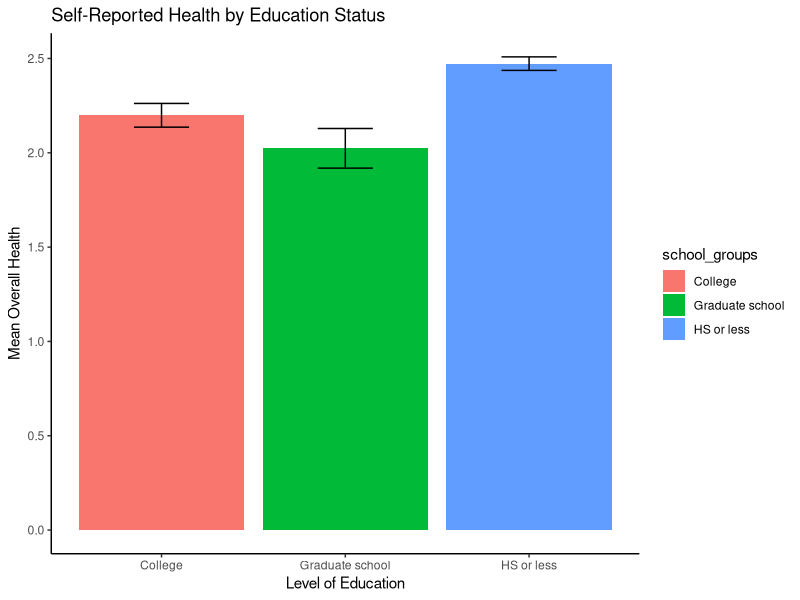
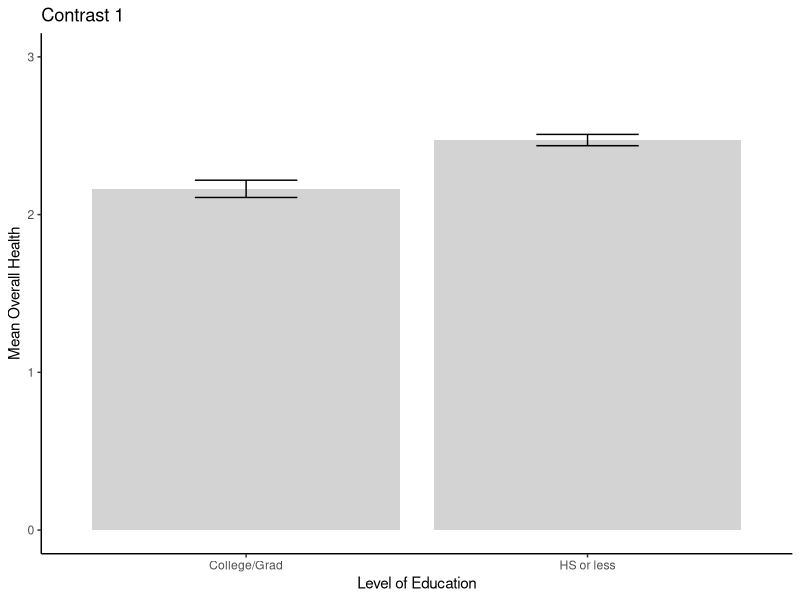
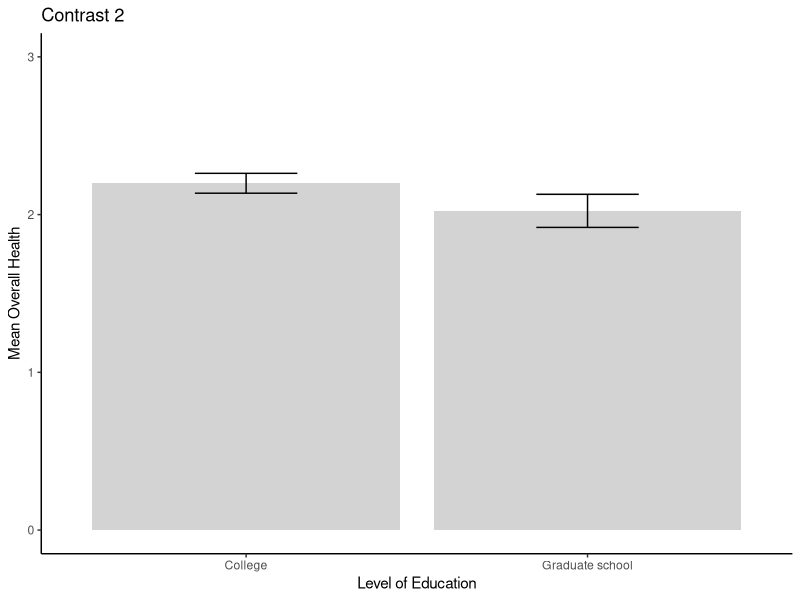
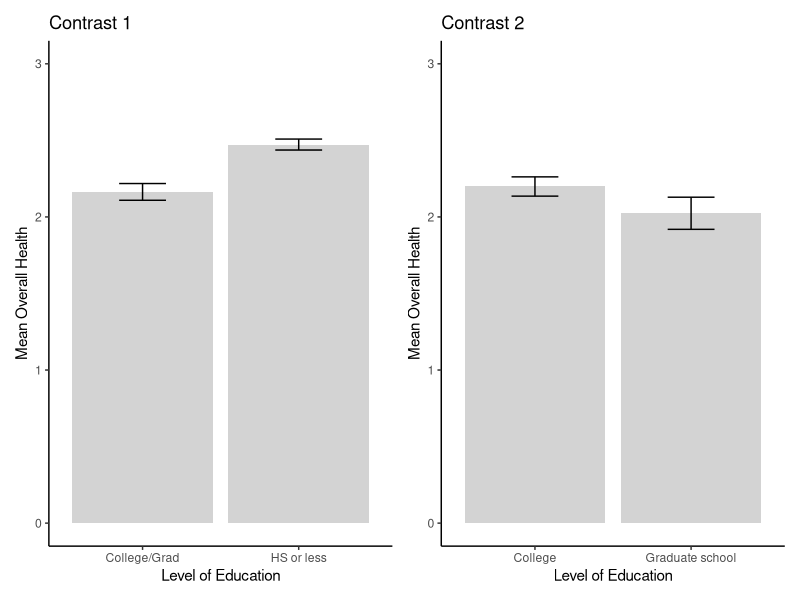
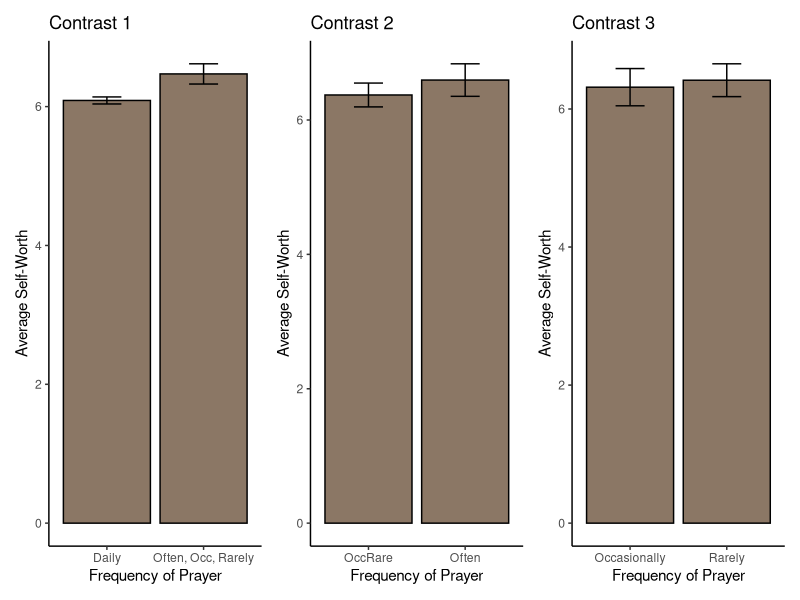
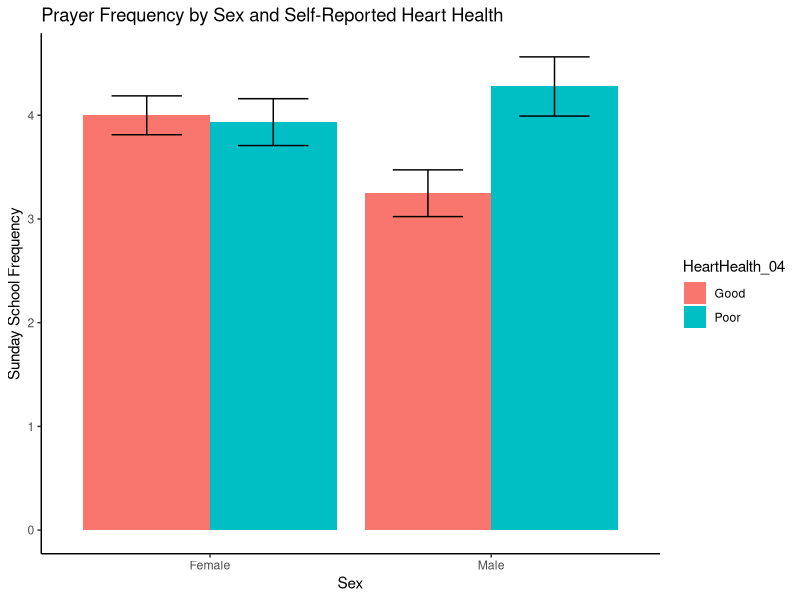
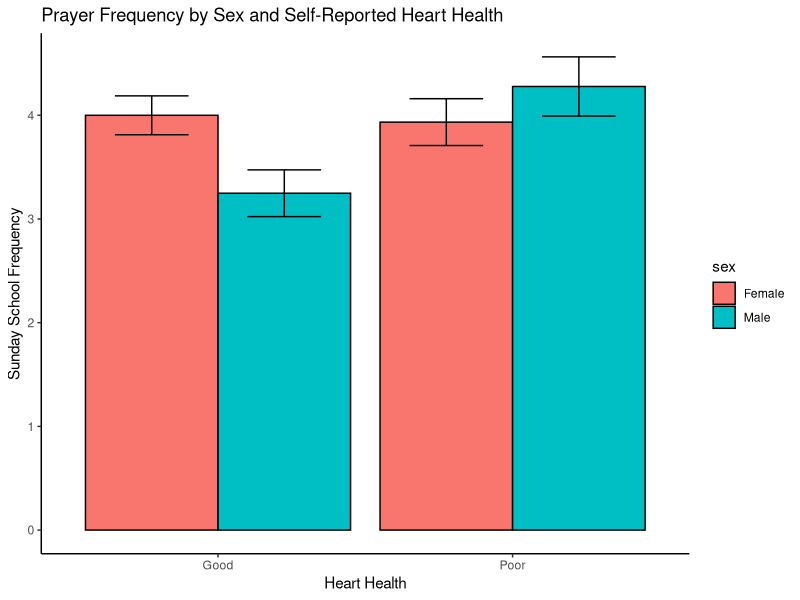
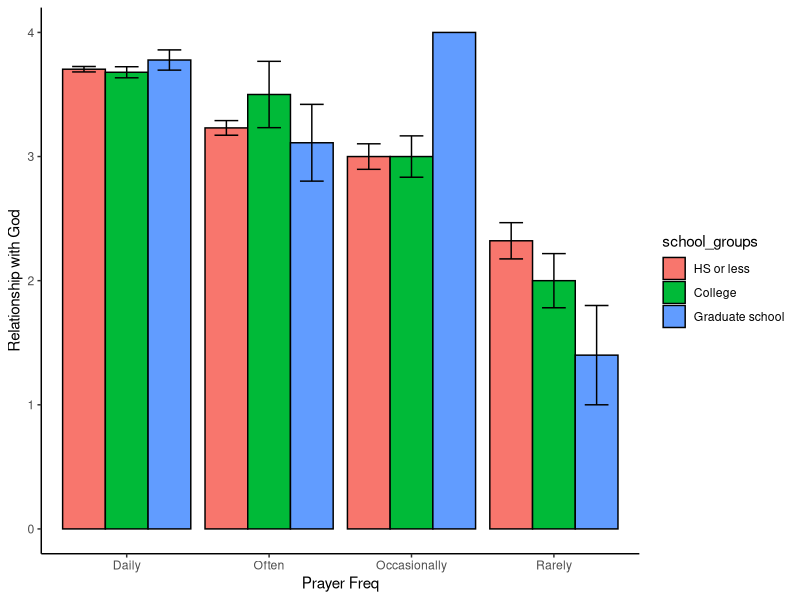

Generate these figures, in order, with R:
## ---- chunk 1
# # Install the following packages if you do not already have them installed:
# install.packages("ggplot2")
# install.packages("dplyr")
# install.packages("car")
# install.packages("patchwork")
## ---- chunk 2
# Once installed, load the packages:

# for plotting
library(ggplot2)
# for combining plots
library(patchwork)
# for manipulating data
library(dplyr)
## ---- chunk 3
lab_data_full <- read.csv("age_religion_health.csv") 

# Let's just keep a few of the columsn from the dataset
lab_data <-
  lab_data_full %>% 
  dplyr::select(Overallhealth_04, school, Pray_04, HeartHealth_04, 
         Depression_04, sex, SundaySchool_04, RespitoryHealth_04, SelfWorth_04, RelationshipGod_04) %>%
  na.omit()
  
head(lab_data) # Lets look at the data
## ---- chunk 4

lab_data = lab_data %>%
  mutate("school_groups" = case_when( # create a new col called school_groups, and its values are based on the case_when() function
  school <= 12 ~ "HS or less",
  school > 16 ~ "Graduate school",
  school > 12 & school <= 16 ~ "College"
  ))

head(lab_data %>% dplyr::select(school, school_groups))

## ---- chunk 5
# To create a 4-level grouping variable for frequency of praying:

lab_data = lab_data %>%
  mutate("pray_groups" = case_when(
      Pray_04 >=  7 ~ "Daily",
  Pray_04 >= 5 & Pray_04 < 7 ~ "Often",
  Pray_04 >= 3 & Pray_04 < 5 ~ "Occasionally",
  Pray_04 < 3 ~ "Rarely"
  ))

head(lab_data %>% dplyr::select(Pray_04, pray_groups))

## ---- chunk 6
# Is there an effect of school_groups (High School or Less, College, Graduate School) on Overallhealth_04?
analysis1 <- aov(Overallhealth_04 ~ school_groups, data = lab_data)

summary(analysis1)
## ---- chunk 7
# To create a separate data frame with the means and SE:
graph_data = 
  lab_data %>% 
  group_by(school_groups) %>%
  summarise(mean = mean(Overallhealth_04),
            sd = sd(Overallhealth_04),
            N = n(),
            se = sd / sqrt(N))

# To create the graph:
ggplot(data = graph_data, 
       aes(x = school_groups, y = mean)) + 
  geom_col(aes(fill = school_groups)) + 
  geom_errorbar(width = .3, 
                aes(ymin = mean - se, 
                    ymax = mean + se)) + 
  theme_classic() + 
  labs(y = "Mean Overall Health", 
       x = "Level of Education", 
       title = "Self-Reported Health by Education Status")
## ---- chunk 8
# right now, school_grups is a characters
class(lab_data$school_groups)
## ---- chunk 9
# the levels() function tells us the unique categories
# in a categorical variable, but it only works for factors
levels(lab_data$school_groups)
## ---- chunk 10
lab_data$school_groups <- factor(lab_data$school_groups)
class(lab_data$school_groups)
levels(lab_data$school_groups)
## ---- chunk 11
contrasts1 <- cbind(
  c1 = c(1, -0.5, -0.5),
  c2 = c(0,    1,   -1)
)
## ---- chunk 12
levels(lab_data$school_groups)
## ---- chunk 13
lab_data$school_groups = factor(lab_data$school_groups,
                                levels = c("HS or less",
                                           "College",
                                           "Graduate school"))

levels(lab_data$school_groups) # now this matches what we wanted to do
## ---- chunk 14
contrasts(lab_data$school_groups) <- contrasts1
## ---- chunk 15
analysis2 <- aov(Overallhealth_04 ~ school_groups, data = lab_data)
summary(analysis2)
## ---- chunk 16
# note that school_groups is the same name
# as the variable in our ANOVA
split_list <- list(
  school_groups = list("HS vs College/Grad" = 1, "College vs. Grad" = 2)
  )

# reminder: this is how we defined our contrast matrix!
# contrasts1 <- cbind(
#   c1 = c(1, -0.5, -0.5),
#   c2 = c(0,    1,   -1)
# )
## ---- chunk 17
summary.aov(analysis2, split = split_list)
## ---- chunk 18
# make two groups

lab_data = lab_data %>% mutate(
  "hs_vs_rest" = case_when(
  school_groups != "HS or less" ~ "College/Grad",
  TRUE ~ as.character(school_groups)
))

# Here, the TRUE just means that whichever rows don't meet any of the conditions in 
# case_when() get assigned this value
## ---- chunk 19
graph_data <- 
  lab_data |>
  group_by(hs_vs_rest) |>
  summarise(mean = mean(Overallhealth_04),
            sd = sd(Overallhealth_04),
            N = n(),
            se = sd / sqrt(N))



g1 <-
  ggplot(data = graph_data, aes(x = hs_vs_rest, y = mean)) + 
  geom_col(fill = "lightgray") + 
  geom_errorbar(width = .3, 
                aes(ymin = mean - se, 
                    ymax = mean + se)) + 
  theme_classic() + 
  labs(y = "Mean Overall Health", 
       x = "Level of Education", 
       title = "Contrast 1") +
  lims(y = c(0, 3))

g1
## ---- chunk 20
graph_data <-
  lab_data |>
  filter(school_groups != "HS or less")  |>
  group_by(school_groups) |>
  summarise(mean = mean(Overallhealth_04),
            sd = sd(Overallhealth_04),
            N = n(),
            se = sd / sqrt(N))
g2 <-
  ggplot(data = graph_data, aes(x = school_groups, y = mean)) + 
  geom_col(fill = "lightgray") + 
  geom_errorbar(width = .3, 
                aes(ymin = mean - se, 
                    ymax = mean + se)) + 
  theme_classic() + 
  labs(y = "Mean Overall Health", 
       x = "Level of Education", 
       title = "Contrast 2") +
  lims(y = c(0, 3))

g2
## ---- chunk 21
# Side by side
g1 + g2
## ---- chunk 22
prayer_anova = aov(SelfWorth_04 ~ pray_groups,
                   data = lab_data)

summary(prayer_anova)
## ---- chunk 23
lab_data$pray_groups = factor(lab_data$pray_groups,
                      levels = c("Daily", "Often",
                                 "Occasionally",
                                 "Rarely"))

contrasts2 = cbind(
  c1 = c(3, -1, -1, -1),
  c2 = c(0, 2, -1, -1),
  c3 = c(0, 0, 1, -1)
)

# assign the contrasts to the data
contrasts(lab_data$pray_groups) = contrasts2

## ---- chunk 24
split_list = list(
  pray_groups = list(
    "Daily versus rest" = 1,
    "Often vs Less Often" = 2,
    "Occasionally vs Rarely" = 3
  )
)

summary.aov(prayer_anova, split = split_list)
## ---- chunk 25
# let's make the grouping variables to summarise later

lab_data = lab_data %>%
  mutate("daily.vs.rest" = case_when(
          pray_groups == "Daily" ~ "Daily", 
         TRUE ~ "Often, Occ, Rarely"),
    "often.vs.occ_rare" = case_when(
           pray_groups == "Often" ~ "Often",
           pray_groups == "Occasionally" | pray_groups == "Rarely" ~ "OccRare", TRUE ~ NA_character_))

# Contrast 1: Daily versus Rest

graph_data_c1 = lab_data %>%
  group_by(daily.vs.rest) %>%
  summarise(mean = mean(SelfWorth_04, na.rm = TRUE),
            sd = sd(SelfWorth_04, na.rm = TRUE),
            n = length(SelfWorth_04)) %>%
  mutate(se = sd/sqrt(n))

graph_c1 = ggplot(data = graph_data_c1,
                  aes(x = daily.vs.rest,
                      y = mean))+
  geom_bar(stat = "identity",
           color = "black", fill = "peachpuff4")+
  geom_errorbar(width = .3, aes(ymin = mean - se,
                                ymax = mean + se))+
  theme_classic()+
  labs(x = "Frequency of Prayer",
       y = "Average Self-Worth",
       title = "Contrast 1")

# Contrast 2: Often vs (Occasionally & Rarely)

graph_data_c2 = lab_data %>%
  filter(!is.na(often.vs.occ_rare)) %>% # note that we filtered out the NA in the grouping variable
  group_by(often.vs.occ_rare) %>%
  summarise(mean = mean(SelfWorth_04, na.rm = TRUE),
            sd = sd(SelfWorth_04, na.rm = TRUE),
            n = length(SelfWorth_04)) %>%
  mutate(se = sd/sqrt(n))

graph_c2 = ggplot(data = graph_data_c2,
                  aes(x = often.vs.occ_rare,
                      y = mean))+
  geom_bar(stat = "identity",
           color = "black", fill = "peachpuff4")+
  geom_errorbar(width = .3, aes(ymin = mean - se,
                                ymax = mean + se))+
  theme_classic()+
  labs(x = "Frequency of Prayer",
       y = "Average Self-Worth",
       title = "Contrast 2")

# Contrast 3: Occasionally vs Rarely

graph_data_c3 = lab_data %>%
  filter(pray_groups == "Occasionally" | pray_groups == "Rarely") %>%
  group_by(pray_groups) %>%
  summarise(mean = mean(SelfWorth_04, na.rm = TRUE),
            sd = sd(SelfWorth_04, na.rm = TRUE),
            n = length(SelfWorth_04)) %>%
  mutate(se = sd/sqrt(n))

graph_c3 = ggplot(data = graph_data_c3,
                  aes(x = pray_groups,
                      y = mean))+
  geom_bar(stat = "identity",
           color = "black", fill = "peachpuff4")+
  geom_errorbar(width = .3, aes(ymin = mean - se,
                                ymax = mean + se))+
  theme_classic()+
  labs(x = "Frequency of Prayer",
       y = "Average Self-Worth",
       title = "Contrast 3")

graph_c1 + graph_c2 + graph_c3

## ---- chunk 26
lab_data %>% group_by(HeartHealth_04) %>%
  summarise(mean(SundaySchool_04))

lab_data %>% group_by(sex) %>%
  summarise(mean(SundaySchool_04))
## ---- chunk 27
summary(aov(SundaySchool_04 ~ HeartHealth_04 + sex,
            data = lab_data))
## ---- chunk 28
lab_data %>%
  group_by(HeartHealth_04, sex) %>%
  summarise(mean(SundaySchool_04))
## ---- chunk 29
anova_interaction <- aov(SundaySchool_04 ~ HeartHealth_04*sex, data = lab_data)

# note that this is the same as:
#aov(SundaySchool_04 ~ HeartHealth_04 + sex + HeartHealth_04:sex, data = lab_data)

# Now lets finish the two way ANOVA:
summary(anova_interaction)
## ---- chunk 30
summary(anova_interaction)
## ---- chunk 31
# Sex differences at each level of HeartHealth_04

summary(aov(SundaySchool_04 ~ sex, 
            data = lab_data %>% filter(HeartHealth_04 == "Good")))

# or: 
summary(aov(SundaySchool_04 ~ sex, data = lab_data, subset = HeartHealth_04 == "Good"))
## ---- chunk 32
summary(aov(SundaySchool_04 ~ sex, 
            data = lab_data %>% filter(HeartHealth_04 == "Poor")))


summary(aov(SundaySchool_04 ~ sex, data = lab_data, subset = HeartHealth_04 == "Poor"))
## ---- chunk 33
# Heart Health differences at each level of sex
summary(aov(SundaySchool_04 ~ HeartHealth_04, data = lab_data %>% filter(sex == "Male")))

summary(aov(SundaySchool_04 ~ HeartHealth_04, data = lab_data %>% filter(sex == "Female")))
## ---- chunk 34
graph_data <- 
  lab_data |> 
  group_by(HeartHealth_04, sex) |> 
  summarise(mean = mean(SundaySchool_04),
            sd = sd(SundaySchool_04),
            N = length(SundaySchool_04),
            se = sd / sqrt(N))

# If we wanted to emphasize Heart Health differences among males:
ggplot(data = graph_data, 
       aes(sex, mean, fill = HeartHealth_04)) + 
  geom_col(position = "dodge") + 
  geom_errorbar(width = .5, 
                aes(ymin = mean - se, ymax = mean + se),
                position = position_dodge(.9)) +
  theme_classic() + 
  labs(y = "Sunday School Frequency", 
       x = "Sex", 
       title = "Prayer Frequency by Sex and Self-Reported Heart Health") 

# If we wanted to emphasize Sex differences among Good Heart Health:
ggplot(data = graph_data, 
       aes(x = HeartHealth_04, y = mean, fill = sex)) + 
  geom_bar(stat="identity", color = "black", position = position_dodge()) + 
  geom_errorbar(width = .5, 
                aes(ymin = mean - se, ymax = mean + se),
                position = position_dodge(.9)) + 
  theme_classic() + 
  labs(y = "Sunday School Frequency", 
       x = "Heart Health", 
       title = "Prayer Frequency by Sex and Self-Reported Heart Health") 
## ---- chunk 35
example1 <- aov(SundaySchool_04 ~ sex + HeartHealth_04 + sex*HeartHealth_04, data = lab_data)
summary(example1)


example2 <- aov(SundaySchool_04 ~ HeartHealth_04 + sex + sex*HeartHealth_04, data = lab_data)
summary(example2)
## ---- chunk 36
library(car)
Anova(aov(example1), type = 2)

Anova(aov(example2), type = 2)
## ---- chunk 37
Anova(aov(example1), type = 3)

Anova(aov(example2), type = 3)
## ---- chunk 38
summary(aov(RelationshipGod_04 ~ pray_groups*school_groups, data = lab_data))
## ---- chunk 39
# Interaction:
## To create the means data
graph_data <- 
  lab_data |> 
  filter(!is.na(RelationshipGod_04), !is.na(pray_groups), !is.na(school_groups)) |>
  group_by(pray_groups, school_groups) |> 
  summarise(mean = mean(RelationshipGod_04),
            sd = sd(RelationshipGod_04),
            N = length(RelationshipGod_04),
            se = sd / sqrt(N))

## To recode and reorder the groups:
graph_data$pray_groups <- 
  factor(graph_data$pray_groups,
         levels = c("Daily","Often","Occasionally","Rarely"))

## To make the graphs:
ggplot(data = graph_data, 
       aes(x = pray_groups, y = mean, fill = school_groups)) + 
  geom_bar(stat="identity", 
           color = "black", 
           position = position_dodge()) + 
  geom_errorbar(width = .5, 
                aes(ymin = mean - se, ymax = mean + se),
                position = position_dodge(.9)) + 
  theme_classic() + 
  labs(y = "Relationship with God", x = "Prayer Freq")  

# If you were interested, you could switch this and have education level on the x-axis.
ggplot(data = graph_data, 
       aes(x = school_groups, y = mean,fill = pray_groups)) +
  geom_bar(stat="identity", 
           color = "black", 
           position = position_dodge()) + 
  geom_errorbar(width = .5, 
                aes(ymin = mean - se, ymax = mean + se),
                position = position_dodge(.9)) + 
  theme_classic() +
  labs(y = "Relationship with God", x = "Education Level")
## ---- chunk 40
summary(aov(RelationshipGod_04 ~ pray_groups, 
          data = lab_data %>% filter(school_groups == "College")))

summary(aov(RelationshipGod_04 ~ pray_groups, 
          data = lab_data %>% filter(school_groups == "Graduate school")))

summary(aov(RelationshipGod_04 ~ pray_groups, 
          data = lab_data %>% filter(school_groups == "HS or less")))
## ---- chunk 41
contrast_matrix <- cbind(
    c(3, -1, -1, -1),
    c(0,  2, -1, -1),
    c(0,  0,  1, -1)
)

lab_data$pray_groups <- factor(lab_data$pray_groups,
                                    levels = c("Daily","Often","Occasionally","Rarely"))

contrasts(lab_data$pray_groups) <- contrast_matrix

contr_list <- list(pray_groups = list("Rarely vs. all" = 1,
                                           "Occasionally vs. Often/Daily" = 2,
                                           "Often vs. Daily" = 3))

# orthogonal contrast of prayer group for people who completed HS or less
analysis_c1 <- aov(RelationshipGod_04 ~ pray_groups, 
                data = lab_data %>% filter(school_groups == "HS or less"))
summary.aov(analysis_c1, split = contr_list)

# orthogonal contrast of prayer group for people who completed grad school
analysis_c2 <- aov(RelationshipGod_04 ~ pray_groups, 
                data = lab_data %>% filter(school_groups == "College"))
summary.aov(analysis_c2, split = contr_list)

# orthogonal contrast of prayer group for people who completed only college
analysis_c3 <- aov(RelationshipGod_04 ~ pray_groups, 
                data = lab_data %>% filter(school_groups == "Graduate school"))
summary.aov(analysis_c3, split = contr_list)
